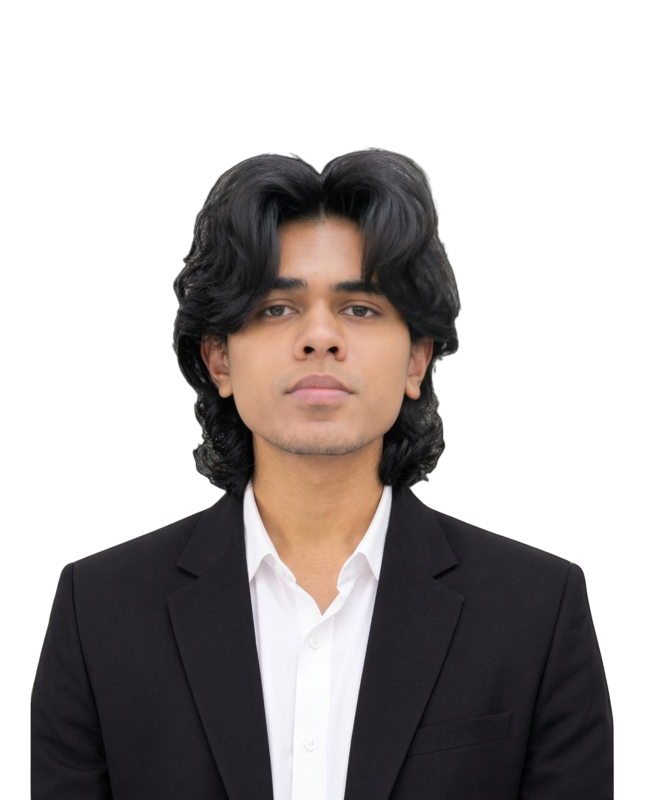
#> input picture assets/images/myimg.png, 1289 x 1599 px, given in place of myimg.jpeg, which was not available (shown at 1/2 size)
$ python remove_background.py
#> lines starting #> are read from the running program, lines starting #| are printed output that depends on the picture; pictures that were not available may be replaced by others from this repository, and a replacement may not be noted
#!/usr/bin/env python3
"""Remove black background from assets/images/myimg.jpeg with anti-aliasing."""
from PIL import Image, ImageFilter
from collections import deque
import math

def remove_background(input_path, output_path):
#> called with input_path = 'assets/images/myimg.jpeg', output_path = 'assets/images/myimg.png'
    img = Image.open(input_path).convert("RGBA")
#> img is the input picture: PIL image 1289x1599 RGBA; mean R, G, B, A 41.3, 36.4, 35.4, 118.4
    w, h = img.size
#> w = 1289; h = 1599
    pixels = img.load()

    # Step 1: Find pure/near background via BFS flood-fill from outside borders
    # Only enqueue borders above the suit:
    # y=0: all x
    # x=0: y from 0 to 800
    # x=w-1: y from 0 to 800
    bg_visited = set()
    q = deque()

    for x in range(w):
        if max(pixels[x, 0][:3]) <= 12:
            bg_visited.add((x, 0))
            q.append((x, 0))
#> after the loop, bg_visited = 1289 items

    for y in range(800):
        if (0, y) not in bg_visited and max(pixels[0, y][:3]) <= 12:
            bg_visited.add((0, y))
            q.append((0, y))
        if (w - 1, y) not in bg_visited and max(pixels[w - 1, y][:3]) <= 12:
            bg_visited.add((w - 1, y))
            q.append((w - 1, y))
#> after the loop, bg_visited = 2887 items

    # Flood fill
    # A pixel is considered background if it is connected and max(R,G,B) <= 14
    while q:
        x, y = q.popleft()
        for dx, dy in [(-1, 0), (1, 0), (0, -1), (0, 1)]:
            nx, ny = x + dx, y + dy
            if 0 <= nx < w and 0 <= ny < h and (nx, ny) not in bg_visited:
                r, g, b, _ = pixels[nx, ny]
                if max(r, g, b) <= 14:
                    bg_visited.add((nx, ny))
                    q.append((nx, ny))
#> after the loop, bg_visited = 1095767 items

    print(f"Background pixels found: {len(bg_visited)} ({len(bg_visited) / (w * h):.2%})")
#| Background pixels found: 1095767 (53.16%)

    # Step 2: Build raw binary mask (0 for bg, 255 for fg)
    mask = Image.new("L", (w, h), 255)
#> mask: PIL image 1289x1599 L; every value is 255
    mask_pixels = mask.load()
    for (x, y) in bg_visited:
        mask_pixels[x, y] = 0
#> this loop made 1095767 passes
#> (x, y) on passes 1 to 3: (476, 78), (963, 196), (911, 6)

    # Step 3: Anti-aliasing / Defringing
    # Find boundary pixels in the foreground adjacent to background
    # Smooth the mask slightly at edges with GaussianBlur
    # Blur only the boundary to prevent softening internal details
    blurred_mask = mask.filter(ImageFilter.GaussianBlur(radius=1.2))
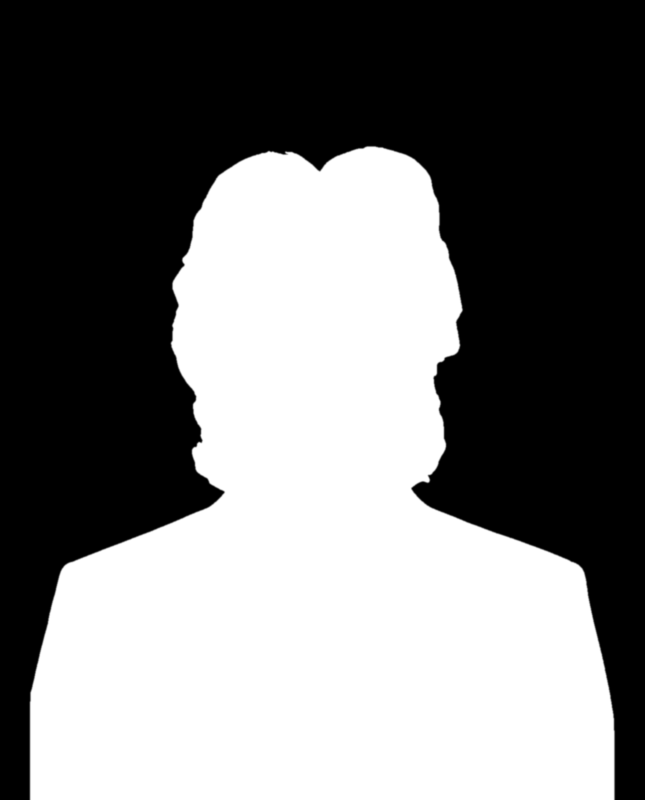
#> blurred_mask: PIL image 1289x1599 L (shown at 1/2 size); min 0, max 255, mean 119.4
    blurred_pixels = blurred_mask.load()

    # Step 4: Create final cutout
    result = Image.new("RGBA", (w, h), (0, 0, 0, 0))
#> result: PIL image 1289x1599 RGBA; every value is 0
    res_pixels = result.load()

    for y in range(h):
        for x in range(w):
            r, g, b, _ = pixels[x, y]
            a = blurred_pixels[x, y]

            if (x, y) in bg_visited:
                # If definitely in the background component
                if a < 15:
                    a = 0

            if a == 0:
                res_pixels[x, y] = (0, 0, 0, 0)
            elif a == 255:
                res_pixels[x, y] = (r, g, b, 255)
            else:
                # Edge pixel: defringe by un-premultiplying dark spill
                alpha_norm = a / 255.0
                # Compensate for dark edge to avoid black fringe on white/light backgrounds
                rf = min(255, int(r / max(0.2, alpha_norm)))
                gf = min(255, int(g / max(0.2, alpha_norm)))
                bf = min(255, int(b / max(0.2, alpha_norm)))
                res_pixels[x, y] = (rf, gf, bf, a)

    result.save(output_path, "PNG")
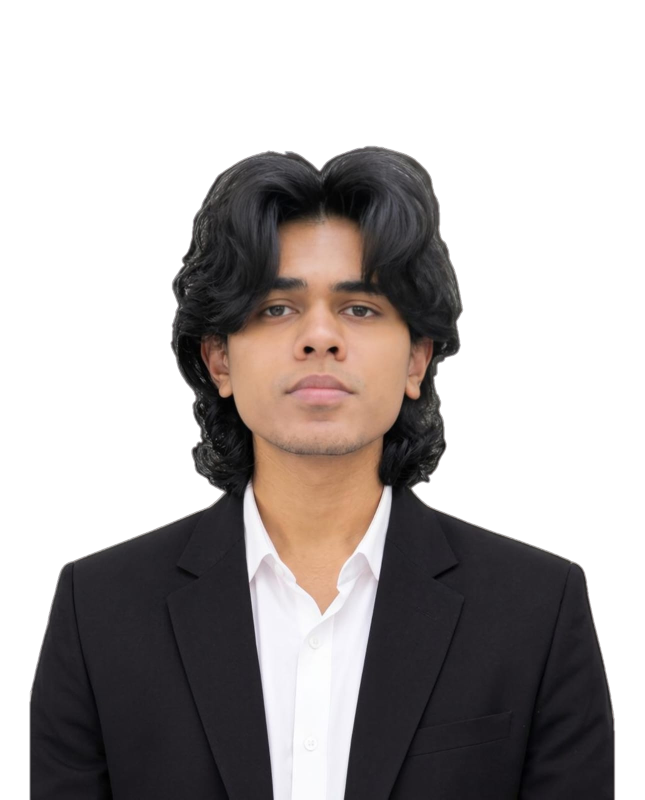
#> saved as myimg.png: PIL image 1289x1599 RGBA (shown at 1/2 size); mean R, G, B, A 41.4, 36.5, 35.5, 119.4; transparent parts drawn white
    print(f"Saved transparent cutout to: {output_path}")

if __name__ == "__main__":
    remove_background("assets/images/myimg.jpeg", "assets/images/myimg.png")

$ run again, with assets/images/bhavesh-cutout.png copied over assets/images/myimg.png
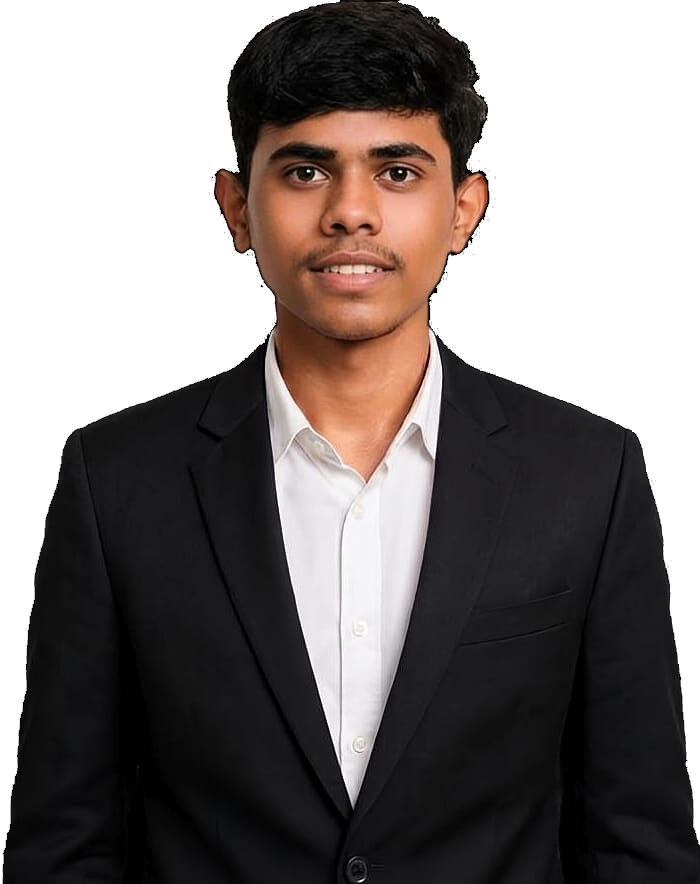
#> input picture assets/images/bhavesh-cutout.png, 700 x 884 px, given in place of myimg.jpeg, which was not available
#> in remove_background, img is the input picture: PIL image 700x884 RGBA; mean R, G, B, A 41, 34.7, 32.9, 163.7
#> after the loop in remove_background, `for x in range(w):`: bg_visited = 668 items
#> after the loop in remove_background, `for y in range(800):`: bg_visited = 2266 items
#> after the loop in remove_background, `while q:`: bg_visited = 268328 items
#| Background pixels found: 268328 (43.36%)
#> mask: PIL image 700x884 L; every value is 255
#> the loop in remove_background, `for (x, y) in bg_visited:` made 268328 passes
#> (x, y) on passes 1 to 3: (132, 268), (1, 751), (247, 26)
#> in remove_background, `blurred_mask = mask.filter(ImageFilter.GaussianBlur(radius=1.2))`:
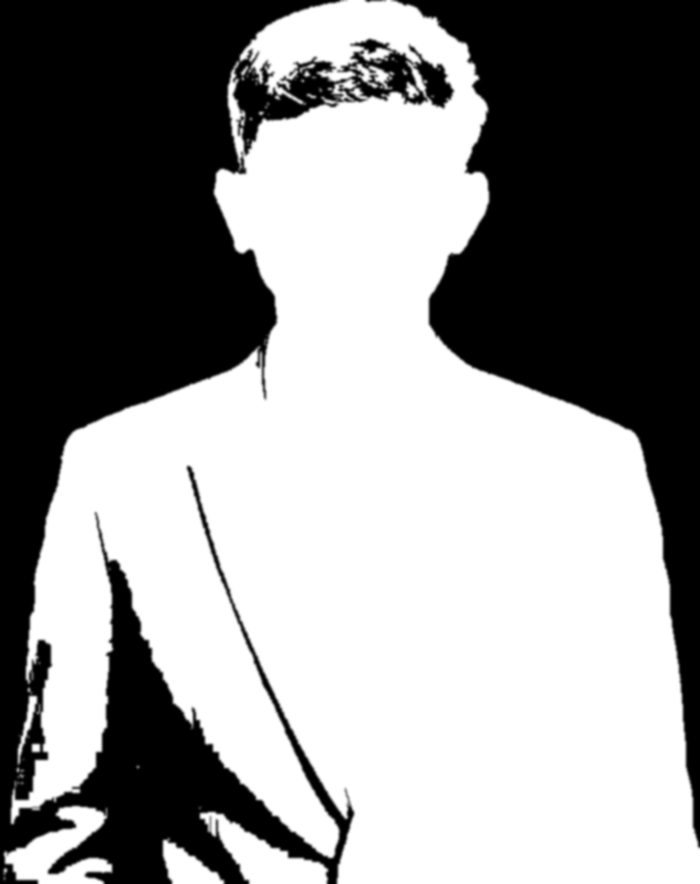
#> blurred_mask: PIL image 700x884 L; min 0, max 255, mean 144.4
#> result: PIL image 700x884 RGBA; every value is 0
#> in remove_background, `result.save(output_path, "PNG")`:
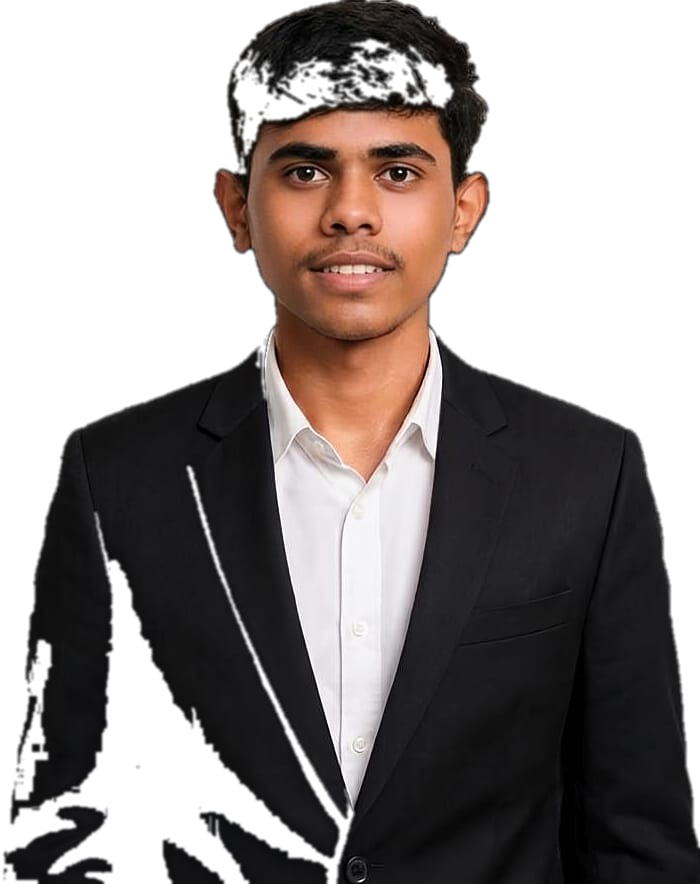
#> saved as myimg.png: PIL image 700x884 RGBA; mean R, G, B, A 41.4, 35, 33.2, 144.4; transparent parts drawn white

$ run again, with assets/images/img2.png copied over assets/images/myimg.png
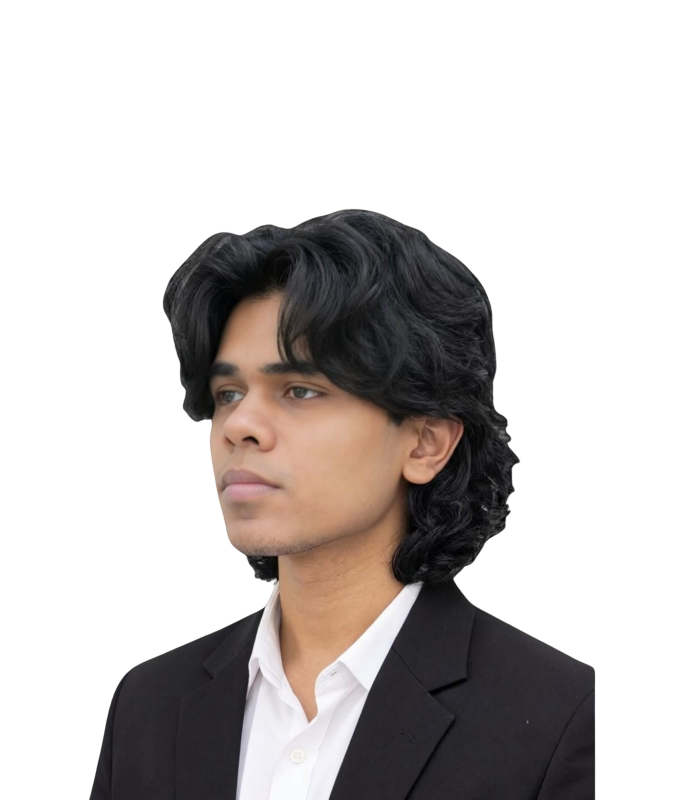
#> input picture assets/images/img2.png, 1365 x 1599 px, given in place of myimg.jpeg, which was not available (shown at 1/2 size)
#> in remove_background, img is the input picture: PIL image 1365x1599 RGBA; mean R, G, B, A 33.3, 29, 27.6, 90.2
#> after the loop in remove_background, `for x in range(w):`: bg_visited = 1365 items
#> after the loop in remove_background, `for y in range(800):`: bg_visited = 2963 items
#> after the loop in remove_background, `while q:`: bg_visited = 1405133 items
#| Background pixels found: 1405133 (64.38%)
#> mask: PIL image 1365x1599 L; every value is 255
#> the loop in remove_background, `for (x, y) in bg_visited:` made 1405133 passes
#> (x, y) on passes 1 to 3: (476, 78), (963, 196), (911, 6)
#> in remove_background, `blurred_mask = mask.filter(ImageFilter.GaussianBlur(radius=1.2))`:
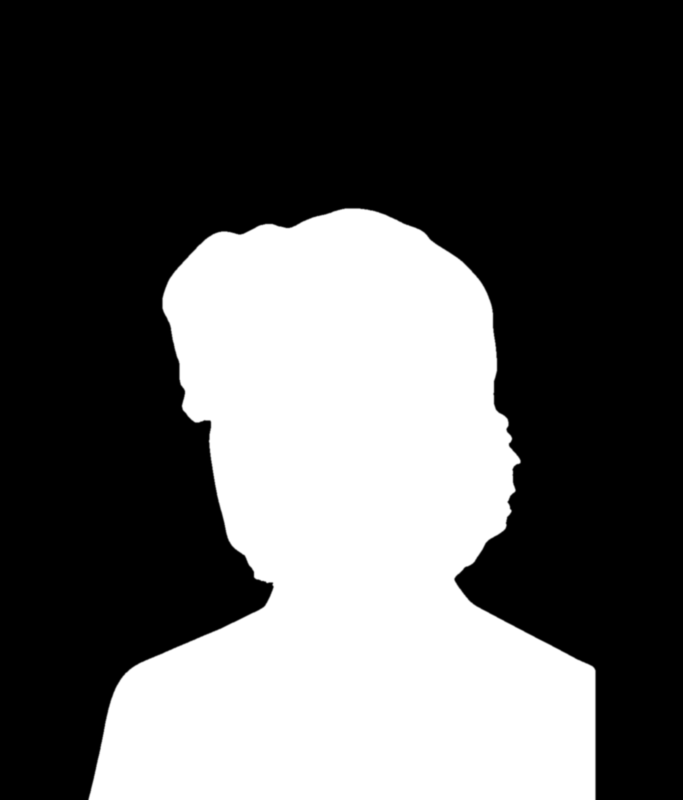
#> blurred_mask: PIL image 1365x1599 L (shown at 1/2 size); min 0, max 255, mean 90.8
#> result: PIL image 1365x1599 RGBA; every value is 0
#> in remove_background, `result.save(output_path, "PNG")`:
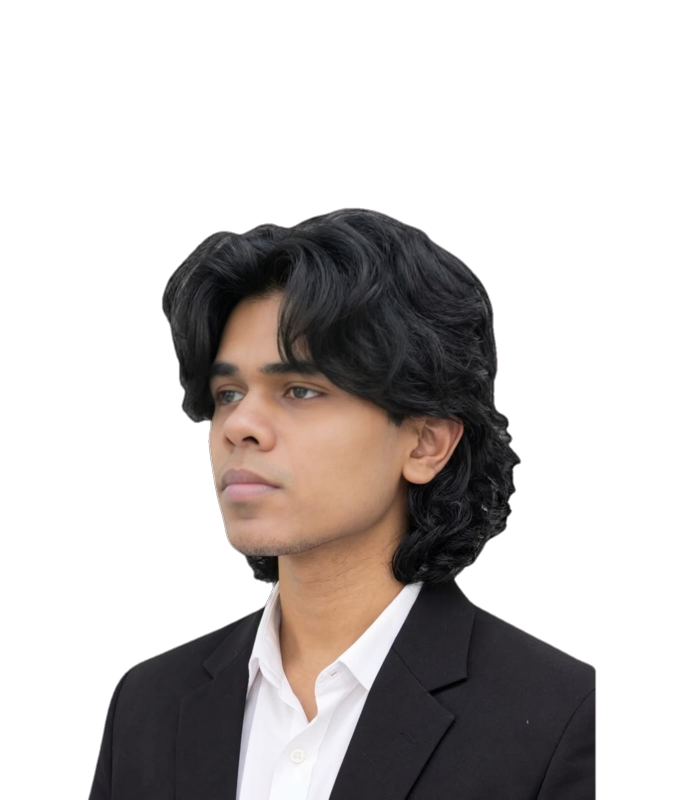
#> saved as myimg.png: PIL image 1365x1599 RGBA (shown at 1/2 size); mean R, G, B, A 33.4, 29.1, 27.7, 90.8; transparent parts drawn white
